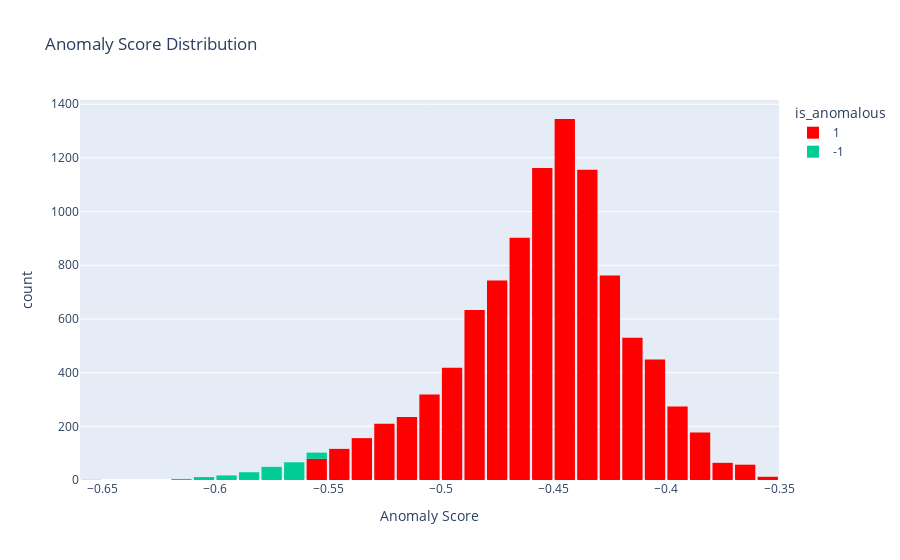

This figure's notebook cell:
### Code cell
import pandas as pd
import plotly.express as px
from plotly.offline import init_notebook_mode
init_notebook_mode(connected=True)


# Anomaly Score Distribution
fig1 = px.histogram(fraud_data, x="anomaly_score", nbins=50, title="Anomaly Score Distribution",
                    labels={"anomaly_score": "Anomaly Score", "count": "Count"},
                    color="is_anomalous", color_discrete_map={0: "blue", 1: "red"})
fig1.update_layout(bargap=0.1)
fig1.show()
fig1.write_html("anomaly_score_distribution.html")

### Figure 1 — Plotly figure (JSON) as saved in the notebook; plotly's stock layout.template omitted (floating-point values rounded to 4 significant figures; data arrays with more than 128 entries replaced by an {"elided": "..."} marker saying what was removed)
{"data": [{"bingroup": "x", "hovertemplate": "is_anomalous=1<br>Anomaly Score=%{x}<br>count=%{y}<extra></extra>", "legendgroup": "1", "marker": {"color": "red", "pattern": {"shape": ""}}, "name": "1", "nbinsx": 50, "orientation": "v", "showlegend": true, "type": "histogram", "x": {"elided": "9800 float values"}, "xaxis": "x", "yaxis": "y"}, {"bingroup": "x", "hovertemplate": "is_anomalous=-1<br>Anomaly Score=%{x}<br>count=%{y}<extra></extra>", "legendgroup": "-1", "marker": {"color": "#00cc96", "pattern": {"shape": ""}}, "name": "-1", "nbinsx": 50, "orientation": "v", "showlegend": true, "type": "histogram", "x": {"elided": "200 float values"}, "xaxis": "x", "yaxis": "y"}], "layout": {"bargap": 0.1, "barmode": "relative", "legend": {"title": {"text": "is_anomalous"}, "tracegroupgap": 0}, "title": {"text": "Anomaly Score Distribution"}, "xaxis": {"anchor": "y", "domain": [0, 1], "title": {"text": "Anomaly Score"}}, "yaxis": {"anchor": "x", "domain": [0, 1], "title": {"text": "count"}}}}
